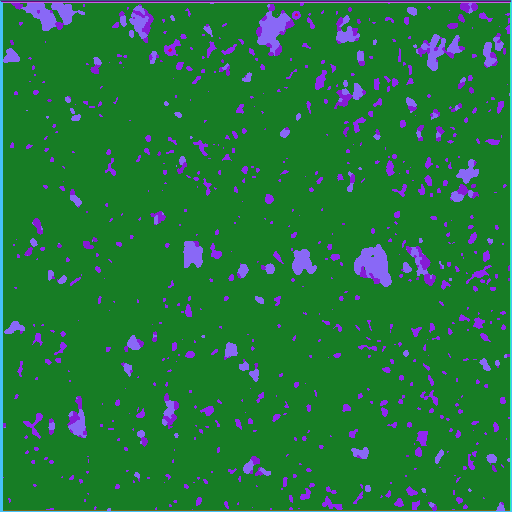
#> input picture task-2-a-unsupervised-segmentation/Image_processing/output.png, 512 x 512 px
$ jupyter execute image-processing.ipynb   (older library calls are emulated)
#> lines starting #> are read from the running program, lines starting #| are printed output that depends on the picture; after the words box and inside, x2 and y2 are one past the last pixel; in counts of white or black regions, pixels touching at a corner belong together
[cell 1]
import os
import cv2
import numpy as np

from sklearn.cluster import KMeans, DBSCAN

[cell 2]
import matplotlib.pyplot as plt
from PIL import Image

[cell 3]
image = np.array(Image.open("./output.png"))
#> image is the input picture: shape (512, 512, 3); mean R, G, B 34.8, 119.9, 58.2
output = image.copy()
plt.imshow(image)

[cell 4]
gray = cv2.cvtColor(image, cv2.COLOR_RGB2GRAY)
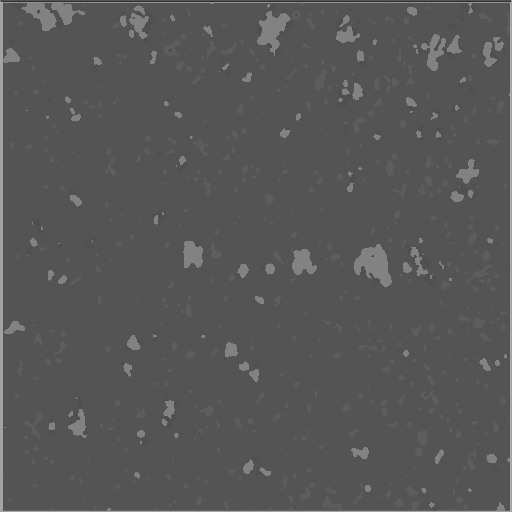
#> gray: shape (512, 512); min 48, max 173, mean 87
binary = cv2.threshold(gray, 0, 255, cv2.THRESH_BINARY_INV+cv2.THRESH_OTSU)[1]
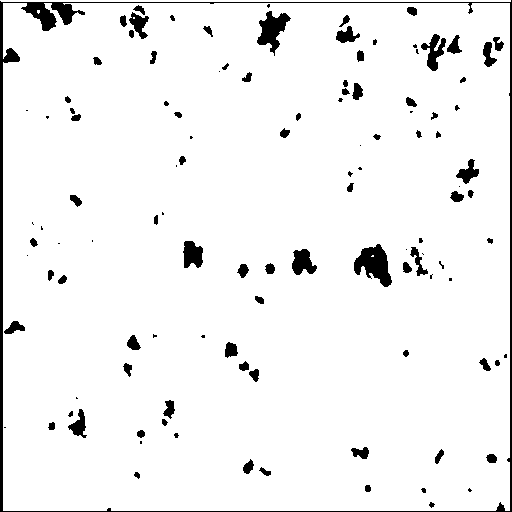
#> binary: shape (512, 512); 95% white; 115 black regions (38 under 20 px), largest, box (x1, y1, x2, y2) and area: (0, 0, 512, 512) 4663, (354, 244, 392, 287) 930, (257, 11, 291, 56) 715
image_stats = cv2.connectedComponentsWithStats(binary, 8, cv2.CV_32S)

num_labels,labels,stats, _ = image_stats
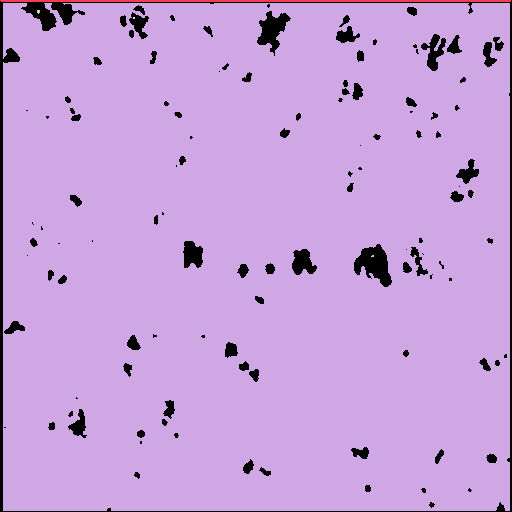
#> labels: shape (512, 512) int32; 6 distinct labels, from 0 to 5; one colour per label, 0 black
#> num_labels = 6; stats = [[0, 0, 512, 512, 13215], [0, 0, 511, 2, 1021], [3, 3, 507, 508, 247889], [37, 10, 3, 4, 10], [133, 17, 2, 2, 4], [371, 255, 3, 2, 5]]

for i in range(0, num_labels):
    #extract the individual parameters
    x = stats[i, cv2.CC_STAT_LEFT]
    y = stats[i, cv2.CC_STAT_TOP]
    w = stats[i, cv2.CC_STAT_WIDTH]
    h = stats[i, cv2.CC_STAT_HEIGHT]
    area = stats[i, cv2.CC_STAT_AREA]

    print(x, y, w, h, area)

    mask = (labels == i).astype("uint8") * 255

    cv2.imshow("Output", output)
    cv2.imshow("Component", mask)

    k= cv2.waitKey(0)
    if k == ord("q"):
        break
#> this loop made 1 pass; (key q is pressed on pass 1)
#| 0 0 512 512 13215
cv2.destroyAllWindows()
